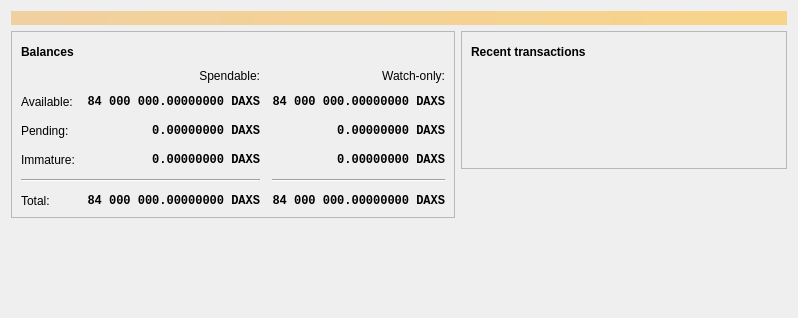
<?xml version="1.0" encoding="UTF-8"?>
<ui version="4.0">
 <class>OverviewPage</class>
 <widget class="QWidget" name="OverviewPage">
  <property name="geometry">
   <rect>
    <x>0</x>
    <y>0</y>
    <width>798</width>
    <height>318</height>
   </rect>
  </property>
  <property name="windowTitle">
   <string>Form</string>
  </property>
  <layout class="QVBoxLayout" name="topLayout">
   <item>
    <widget class="QLabel" name="labelAlerts">
     <property name="visible">
      <bool>false</bool>
     </property>
     <property name="styleSheet">
      <string notr="true">QLabel { background-color: qlineargradient(x1: 0, y1: 0, x2: 1, y2: 0, stop:0 #F0D0A0, stop:1 #F8D488); color:#000000; }</string>
     </property>
     <property name="wordWrap">
      <bool>true</bool>
     </property>
     <property name="margin">
      <number>3</number>
     </property>
     <property name="textInteractionFlags">
      <set>Qt::TextSelectableByMouse</set>
     </property>
    </widget>
   </item>
   <item>
    <layout class="QHBoxLayout" name="horizontalLayout" stretch="1,1">
     <item>
      <layout class="QVBoxLayout" name="verticalLayout_2">
       <item>
        <widget class="QFrame" name="frame">
         <property name="frameShape">
          <enum>QFrame::StyledPanel</enum>
         </property>
         <property name="frameShadow">
          <enum>QFrame::Raised</enum>
         </property>
         <layout class="QVBoxLayout" name="verticalLayout_4">
          <item>
           <layout class="QHBoxLayout" name="horizontalLayout_4">
            <item>
             <widget class="QLabel" name="label_5">
              <property name="font">
               <font>
                <weight>75</weight>
                <bold>true</bold>
               </font>
              </property>
              <property name="text">
               <string>Balances</string>
              </property>
             </widget>
            </item>
            <item>
             <widget class="QPushButton" name="labelWalletStatus">
              <property name="enabled">
               <bool>true</bool>
              </property>
              <property name="maximumSize">
               <size>
                <width>30</width>
                <height>16777215</height>
               </size>
              </property>
              <property name="toolTip">
               <string>The displayed information may be out of date. Your wallet automatically synchronizes with the Daxstrov network after a connection is established, but this process has not completed yet.</string>
              </property>
              <property name="text">
               <string/>
              </property>
              <property name="icon">
               <iconset resource="../bitcoin.qrc">
                <normaloff>:/icons/warning</normaloff>
                <disabledoff>:/icons/warning</disabledoff>:/icons/warning</iconset>
              </property>
              <property name="iconSize">
               <size>
                <width>24</width>
                <height>24</height>
               </size>
              </property>
              <property name="flat">
               <bool>true</bool>
              </property>
             </widget>
            </item>
            <item>
             <spacer name="horizontalSpacer_3">
              <property name="orientation">
               <enum>Qt::Horizontal</enum>
              </property>
              <property name="sizeHint" stdset="0">
               <size>
                <width>40</width>
                <height>20</height>
               </size>
              </property>
             </spacer>
            </item>
           </layout>
          </item>
          <item>
           <layout class="QGridLayout" name="gridLayout">
            <property name="spacing">
             <number>12</number>
            </property>
            <item row="2" column="2">
             <widget class="QLabel" name="labelWatchPending">
              <property name="font">
               <font>
                <family>Monospace</family>
                <weight>75</weight>
                <bold>true</bold>
               </font>
              </property>
              <property name="cursor">
               <cursorShape>IBeamCursor</cursorShape>
              </property>
              <property name="toolTip">
               <string>Unconfirmed transactions to watch-only addresses</string>
              </property>
              <property name="text">
               <string notr="true">0.00000000 DAXS</string>
              </property>
              <property name="alignment">
               <set>Qt::AlignRight|Qt::AlignTrailing|Qt::AlignVCenter</set>
              </property>
              <property name="textInteractionFlags">
               <set>Qt::LinksAccessibleByMouse|Qt::TextSelectableByKeyboard|Qt::TextSelectableByMouse</set>
              </property>
             </widget>
            </item>
            <item row="2" column="1">
             <widget class="QLabel" name="labelUnconfirmed">
              <property name="font">
               <font>
                <family>Monospace</family>
                <weight>75</weight>
                <bold>true</bold>
               </font>
              </property>
              <property name="cursor">
               <cursorShape>IBeamCursor</cursorShape>
              </property>
              <property name="toolTip">
               <string>Total of transactions that have yet to be confirmed, and do not yet count toward the spendable balance</string>
              </property>
              <property name="text">
               <string notr="true">0.00000000 DAXS</string>
              </property>
              <property name="alignment">
               <set>Qt::AlignRight|Qt::AlignTrailing|Qt::AlignVCenter</set>
              </property>
              <property name="textInteractionFlags">
               <set>Qt::LinksAccessibleByMouse|Qt::TextSelectableByKeyboard|Qt::TextSelectableByMouse</set>
              </property>
             </widget>
            </item>
            <item row="3" column="2">
             <widget class="QLabel" name="labelWatchImmature">
              <property name="font">
               <font>
                <family>Monospace</family>
                <weight>75</weight>
                <bold>true</bold>
               </font>
              </property>
              <property name="cursor">
               <cursorShape>IBeamCursor</cursorShape>
              </property>
              <property name="toolTip">
               <string>Mined balance in watch-only addresses that has not yet matured</string>
              </property>
              <property name="text">
               <string notr="true">0.00000000 DAXS</string>
              </property>
              <property name="alignment">
               <set>Qt::AlignRight|Qt::AlignTrailing|Qt::AlignVCenter</set>
              </property>
              <property name="textInteractionFlags">
               <set>Qt::LinksAccessibleByMouse|Qt::TextSelectableByKeyboard|Qt::TextSelectableByMouse</set>
              </property>
             </widget>
            </item>
            <item row="4" column="0" colspan="2">
             <widget class="Line" name="line">
              <property name="orientation">
               <enum>Qt::Horizontal</enum>
              </property>
             </widget>
            </item>
            <item row="4" column="2">
             <widget class="Line" name="lineWatchBalance">
              <property name="sizePolicy">
               <sizepolicy hsizetype="Preferred" vsizetype="Fixed">
                <horstretch>0</horstretch>
                <verstretch>0</verstretch>
               </sizepolicy>
              </property>
              <property name="minimumSize">
               <size>
                <width>140</width>
                <height>0</height>
               </size>
              </property>
              <property name="orientation">
               <enum>Qt::Horizontal</enum>
              </property>
             </widget>
            </item>
            <item row="5" column="0">
             <widget class="QLabel" name="labelTotalText">
              <property name="text">
               <string>Total:</string>
              </property>
             </widget>
            </item>
            <item row="3" column="1">
             <widget class="QLabel" name="labelImmature">
              <property name="font">
               <font>
                <family>Monospace</family>
                <weight>75</weight>
                <bold>true</bold>
               </font>
              </property>
              <property name="cursor">
               <cursorShape>IBeamCursor</cursorShape>
              </property>
              <property name="toolTip">
               <string>Mined balance that has not yet matured</string>
              </property>
              <property name="text">
               <string notr="true">0.00000000 DAXS</string>
              </property>
              <property name="alignment">
               <set>Qt::AlignRight|Qt::AlignTrailing|Qt::AlignVCenter</set>
              </property>
              <property name="textInteractionFlags">
               <set>Qt::LinksAccessibleByMouse|Qt::TextSelectableByKeyboard|Qt::TextSelectableByMouse</set>
              </property>
             </widget>
            </item>
            <item row="2" column="3">
             <spacer name="horizontalSpacer_2">
              <property name="orientation">
               <enum>Qt::Horizontal</enum>
              </property>
              <property name="sizeHint" stdset="0">
               <size>
                <width>40</width>
                <height>20</height>
               </size>
              </property>
             </spacer>
            </item>
            <item row="3" column="0">
             <widget class="QLabel" name="labelImmatureText">
              <property name="text">
               <string>Immature:</string>
              </property>
             </widget>
            </item>
            <item row="5" column="1">
             <widget class="QLabel" name="labelTotal">
              <property name="font">
               <font>
                <family>Monospace</family>
                <weight>75</weight>
                <bold>true</bold>
               </font>
              </property>
              <property name="cursor">
               <cursorShape>IBeamCursor</cursorShape>
              </property>
              <property name="toolTip">
               <string>Your current total balance</string>
              </property>
              <property name="text">
               <string notr="true">84 000 000.00000000 DAXS</string>
              </property>
              <property name="alignment">
               <set>Qt::AlignRight|Qt::AlignTrailing|Qt::AlignVCenter</set>
              </property>
              <property name="textInteractionFlags">
               <set>Qt::LinksAccessibleByMouse|Qt::TextSelectableByKeyboard|Qt::TextSelectableByMouse</set>
              </property>
             </widget>
            </item>
            <item row="5" column="2">
             <widget class="QLabel" name="labelWatchTotal">
              <property name="font">
               <font>
                <family>Monospace</family>
                <weight>75</weight>
                <bold>true</bold>
               </font>
              </property>
              <property name="cursor">
               <cursorShape>IBeamCursor</cursorShape>
              </property>
              <property name="toolTip">
               <string>Current total balance in watch-only addresses</string>
              </property>
              <property name="text">
               <string notr="true">84 000 000.00000000 DAXS</string>
              </property>
              <property name="alignment">
               <set>Qt::AlignRight|Qt::AlignTrailing|Qt::AlignVCenter</set>
              </property>
              <property name="textInteractionFlags">
               <set>Qt::LinksAccessibleByMouse|Qt::TextSelectableByKeyboard|Qt::TextSelectableByMouse</set>
              </property>
             </widget>
            </item>
            <item row="0" column="2">
             <widget class="QLabel" name="labelWatchonly">
              <property name="text">
               <string>Watch-only:</string>
              </property>
              <property name="alignment">
               <set>Qt::AlignRight|Qt::AlignTrailing|Qt::AlignVCenter</set>
              </property>
             </widget>
            </item>
            <item row="1" column="0">
             <widget class="QLabel" name="labelBalanceText">
              <property name="text">
               <string>Available:</string>
              </property>
             </widget>
            </item>
            <item row="1" column="1">
             <widget class="QLabel" name="labelBalance">
              <property name="font">
               <font>
                <family>Monospace</family>
                <weight>75</weight>
                <bold>true</bold>
               </font>
              </property>
              <property name="cursor">
               <cursorShape>IBeamCursor</cursorShape>
              </property>
              <property name="toolTip">
               <string>Your current spendable balance</string>
              </property>
              <property name="text">
               <string notr="true">84 000 000.00000000 DAXS</string>
              </property>
              <property name="alignment">
               <set>Qt::AlignRight|Qt::AlignTrailing|Qt::AlignVCenter</set>
              </property>
              <property name="textInteractionFlags">
               <set>Qt::LinksAccessibleByMouse|Qt::TextSelectableByKeyboard|Qt::TextSelectableByMouse</set>
              </property>
             </widget>
            </item>
            <item row="1" column="2">
             <widget class="QLabel" name="labelWatchAvailable">
              <property name="font">
               <font>
                <family>Monospace</family>
                <weight>75</weight>
                <bold>true</bold>
               </font>
              </property>
              <property name="cursor">
               <cursorShape>IBeamCursor</cursorShape>
              </property>
              <property name="toolTip">
               <string>Your current balance in watch-only addresses</string>
              </property>
              <property name="text">
               <string notr="true">84 000 000.00000000 DAXS</string>
              </property>
              <property name="alignment">
               <set>Qt::AlignRight|Qt::AlignTrailing|Qt::AlignVCenter</set>
              </property>
              <property name="textInteractionFlags">
               <set>Qt::LinksAccessibleByMouse|Qt::TextSelectableByKeyboard|Qt::TextSelectableByMouse</set>
              </property>
             </widget>
            </item>
            <item row="2" column="0">
             <widget class="QLabel" name="labelPendingText">
              <property name="text">
               <string>Pending:</string>
              </property>
             </widget>
            </item>
            <item row="0" column="1">
             <widget class="QLabel" name="labelSpendable">
              <property name="text">
               <string>Spendable:</string>
              </property>
              <property name="alignment">
               <set>Qt::AlignRight|Qt::AlignTrailing|Qt::AlignVCenter</set>
              </property>
             </widget>
            </item>
           </layout>
          </item>
         </layout>
        </widget>
       </item>
       <item>
        <spacer name="verticalSpacer">
         <property name="orientation">
          <enum>Qt::Vertical</enum>
         </property>
         <property name="sizeHint" stdset="0">
          <size>
           <width>20</width>
           <height>40</height>
          </size>
         </property>
        </spacer>
       </item>
      </layout>
     </item>
     <item>
      <layout class="QVBoxLayout" name="verticalLayout_3">
       <item>
        <widget class="QFrame" name="frame_2">
         <property name="frameShape">
          <enum>QFrame::StyledPanel</enum>
         </property>
         <property name="frameShadow">
          <enum>QFrame::Raised</enum>
         </property>
         <layout class="QVBoxLayout" name="verticalLayout">
          <item>
           <layout class="QHBoxLayout" name="horizontalLayout_2">
            <item>
             <widget class="QLabel" name="label_4">
              <property name="font">
               <font>
                <weight>75</weight>
                <bold>true</bold>
               </font>
              </property>
              <property name="text">
               <string>Recent transactions</string>
              </property>
             </widget>
            </item>
            <item>
             <widget class="QPushButton" name="labelTransactionsStatus">
              <property name="enabled">
               <bool>true</bool>
              </property>
              <property name="maximumSize">
               <size>
                <width>30</width>
                <height>16777215</height>
               </size>
              </property>
              <property name="toolTip">
               <string>The displayed information may be out of date. Your wallet automatically synchronizes with the Daxstrov network after a connection is established, but this process has not completed yet.</string>
              </property>
              <property name="text">
               <string/>
              </property>
              <property name="icon">
               <iconset resource="../bitcoin.qrc">
                <normaloff>:/icons/warning</normaloff>
                <disabledoff>:/icons/warning</disabledoff>:/icons/warning</iconset>
              </property>
              <property name="iconSize">
               <size>
                <width>24</width>
                <height>24</height>
               </size>
              </property>
              <property name="flat">
               <bool>true</bool>
              </property>
             </widget>
            </item>
            <item>
             <spacer name="horizontalSpacer">
              <property name="orientation">
               <enum>Qt::Horizontal</enum>
              </property>
              <property name="sizeHint" stdset="0">
               <size>
                <width>40</width>
                <height>20</height>
               </size>
              </property>
             </spacer>
            </item>
           </layout>
          </item>
          <item>
           <widget class="TransactionOverviewWidget" name="listTransactions">
            <property name="styleSheet">
             <string notr="true">QListView { background: transparent; }</string>
            </property>
            <property name="frameShape">
             <enum>QFrame::NoFrame</enum>
            </property>
            <property name="verticalScrollBarPolicy">
             <enum>Qt::ScrollBarAlwaysOff</enum>
            </property>
            <property name="horizontalScrollBarPolicy">
             <enum>Qt::ScrollBarAlwaysOff</enum>
            </property>
            <property name="sizeAdjustPolicy">
             <enum>QAbstractScrollArea::AdjustToContents</enum>
            </property>
            <property name="selectionMode">
             <enum>QAbstractItemView::NoSelection</enum>
            </property>
            <property name="uniformItemSizes">
             <bool>true</bool>
            </property>
           </widget>
          </item>
         </layout>
        </widget>
       </item>
       <item>
        <spacer name="verticalSpacer_2">
         <property name="orientation">
          <enum>Qt::Vertical</enum>
         </property>
         <property name="sizeHint" stdset="0">
          <size>
           <width>20</width>
           <height>40</height>
          </size>
         </property>
        </spacer>
       </item>
      </layout>
     </item>
    </layout>
   </item>
  </layout>
 </widget>
 <customwidgets>
  <customwidget>
   <class>TransactionOverviewWidget</class>
   <extends>QListView</extends>
   <header>qt/transactionoverviewwidget.h</header>
  </customwidget>
 </customwidgets>
 <resources/>
 <connections/>
</ui>
